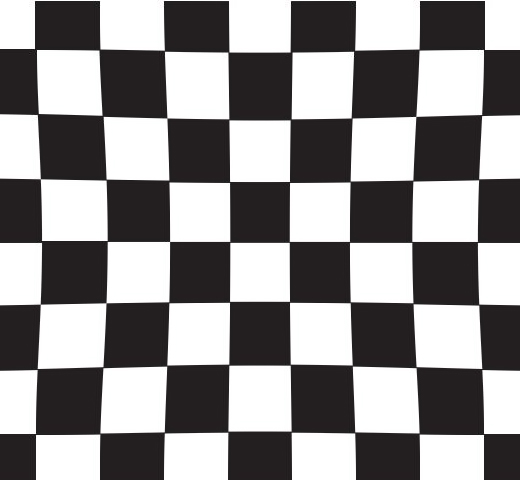
//> input picture OpenCV/chessboard_01.jpg, 520 x 480 px
$ ./hough chessboard_01.jpg   (built with g++ and OpenCV 4)
//> lines starting //> are read from the running program, lines starting //| are printed output that depends on the picture; after the words box and inside, x2 and y2 are one past the last pixel; in counts of white or black regions, pixels touching at a corner belong together
#include <opencv2/opencv.hpp>

using namespace cv;
using namespace std;

int main(int argc, char** argv)
{
    Mat img = imread(argv[1], IMREAD_COLOR);
//> img is the input picture: 480 rows x 520 cols, CV_8UC3; mean B, G, R 141.8, 141.3, 143.3
    Mat canny, gray;
    cvtColor(img, gray, COLOR_BGR2GRAY);
    GaussianBlur(gray, canny, Size(5, 5), 2, 2);
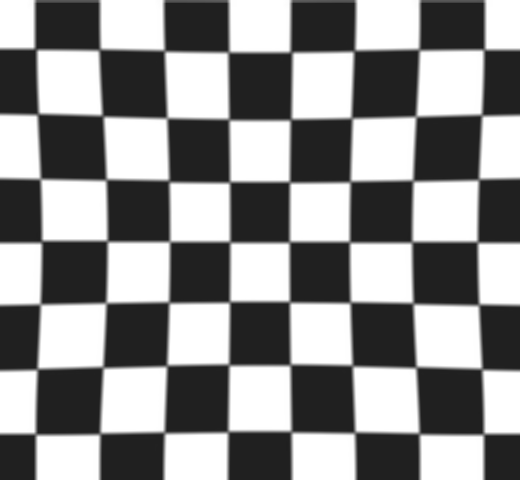
//> canny: 480 rows x 520 cols, CV_8UC1; min 31, max 255, mean 141.7
    Canny(canny, canny, 50, 200, 3);
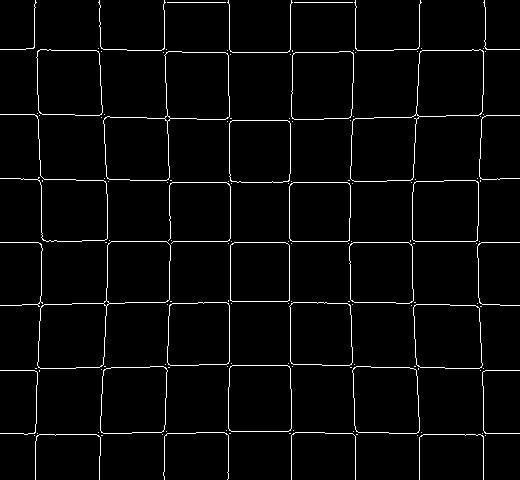
//> canny: 480 rows x 520 cols, CV_8UC1; 3% white in thin lines or dots
    int minLineLength = 10, maxLineGap = 0;

    vector<Vec4i> lines;
    HoughLinesP(canny, lines, 1, CV_PI/180, 100, minLineLength, maxLineGap);
//> lines = 70 lines (x1, y1, x2, y2), first 8: [173, 241, 227, 241], [232, 120, 271, 120], [290, 173, 290, 123], [485, 433, 519, 433], [229, 386, 229, 368], [353, 242, 408, 242], [357, 50, 393, 50], [445, 368, 479, 368]

    Point pt1, pt2;
    for (int i = 0; i < lines.size(); i++) {
        pt1.x = lines[i][0];
        pt1.y = lines[i][1];
        pt2.x = lines[i][2];
        pt2.y = lines[i][3];

        line(img, pt1, pt2, Scalar(255, 0, 255), 3, LINE_AA);
    }
//> this loop made 70 passes
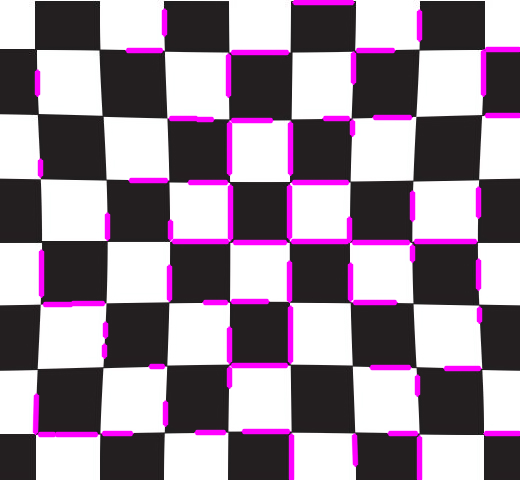
//> img: 480 rows x 520 cols, CV_8UC3; 7.24% of pixels changed, all inside (x1, y1, x2, y2) = (32, 0, 520, 480)

    imshow("Hough", img);
    waitKey(0);

    destroyAllWindows();

    return 0;
}
